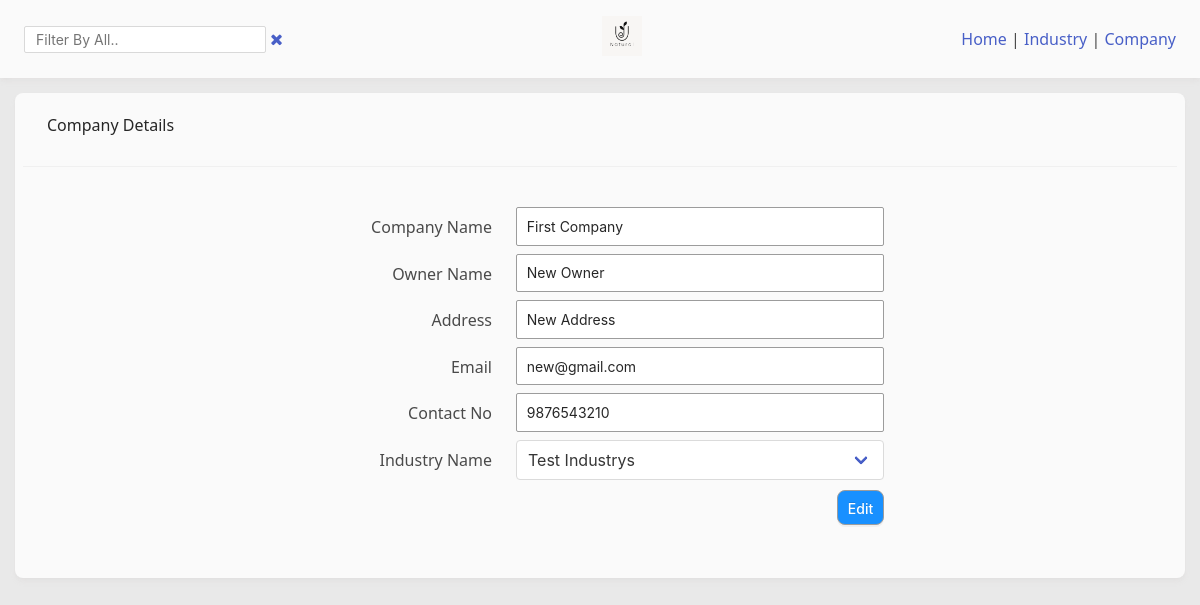
Page /editCompanyDetails/1/ on the committed database.
### industryapp/models.py (models this page shows, shortened)
class CompanyDetails(models.Model):
    industrytype = models.ForeignKey(IndustryType, on_delete=models.SET_NULL, null=True, blank=True)
    company_name = models.CharField(max_length=200)
    owner_name = models.CharField(max_length=100)
    address = models.CharField(max_length=200)
    email_address = models.EmailField(max_length=300)
    contact_regex = RegexValidator(regex=r'^\d{10}')
    contact_no = models.CharField(validators=[contact_regex], max_length=10, blank=True)
    date_added = models.DateTimeField(auto_now_add=True)

### industryapp/views.py (the view, shortened to what this page needs)
# urls.py: path('editCompanyDetails/<str:pk>/', views.editCompanyDetails, name='editCompanyDetails'),
def editCompanyDetails(request, pk):
    singleCompanyDetails = CompanyDetails.objects.get(id=pk)
    industryList = IndustryType.objects.all()
    context = {'singleCompanyDetails': singleCompanyDetails, 'industryList': industryList, 'pk': pk, 'butName': 'Edit'}
    return render(request, 'industryapp/companydetails.html', context)

### industryapp/templates/industryapp/companydetails.html (shortened to what this page needs)
{% extends 'main.html' %} {% block content %}
<div class="contentContainer">
  <div class="contentContainerHead">
    <h3 class="contentContainerTitle">Company Details</h3>
  </div>
  <div class="contentContainerBody">
    <div class="">
      <div class="">
        <form method="post" class="formNew" autocomplete="off">
          <div class="form-field">
            <label for="company_name">Company Name</label>
            <input
              class="form-control"
              type="text"
              name="company_name"
              placeholder="Company Name.."
              required
              value="{{singleCompanyDetails.company_name}}"
            />
          </div>
          <div class="form-field">
            <label for="owner_name">Owner Name</label>
            <input
              class="form-control"
              type="text"
              name="owner_name"
              placeholder="Owner Name.."
              required
              value="{{singleCompanyDetails.owner_name}}"
            />
          </div>
          <div class="form-field">
            <label for="address">Address</label>
            <input
              class="form-control"
              type="text"
              name="address"
              placeholder="Address.."
              required
              value="{{singleCompanyDetails.address}}"
            />
          </div>
          <div class="form-field">
            <label for="email_address">Email</label>
            <input
              class="form-control"
              type="email"
              name="email_address"
              placeholder="Email.."
              required
              value="{{singleCompanyDetails.email_address}}"
            />
          </div>
          <div class="form-field">
            <label for="contact_no">Contact No</label>
            <input
              class="form-control"
              type="text"
              name="contact_no"
              placeholder="0000000000"
              required
              maxlength="10"
              pattern="\d*"
              value="{{singleCompanyDetails.contact_no}}"
            />
          </div>
          <div class="form-field">
            <label for="industrytype">Industry Name</label>
            <div class="select">
              <select
              class="form-control"
              name="industrytype"
              id="industrytype"
              required
            >
              {% for industry in industryList %}
              {% if singleCompanyDetails.industrytype.id == industry.id  %}
              <option value="{{industry.id}}" selected>
                {{industry.industry_name}}
              </option>
              {% else %}
              <option value="{{industry.id}}">
                {{industry.industry_name}}
              </option>
              {% endif %}
              {% endfor %}
            </select>
            </div>
          </div>
          <input
            id="form-button"
            class="button primary-button btn-small-width floatRight"
            type="submit"
            value="{{butName}}"
          />
        </form>
      </div>
    </div>
  </div>
</div>
{% endblock content %}

### static/css/styles.css (style rules this page uses)
* { margin: 0; padding: 0; box-sizing: border-box; }
:root { --primary: #f57f20; --secondary: #3ea9dbf2; --primaryBackground: #fafafa; --secondaryBackground: #e9e9e9; --cardColor: #fefefe; --primaryTxt: #0b152c; --primaryBoxColor: #40a9ff; }
html { background-color: #e9e9e9; }
body { font-family: "Noto Sans", sans-serif; font-style: normal; }
input { position: relative; display: inline-block; padding: 4px 11px; color: rgba(0, 0, 0, 0.85); font-size: 14px; background-color: #fff; border: 1px solid #d9d9d9; border-radius: 2px; transition: all 0.3s; }
h1, h2, h3, h4, h5, h6 { margin-top: 0; margin-bottom: 0.5em; color: rgba(0, 0, 0, 0.85); font-weight: 500; }
.contentContainer { border-radius: 8px; overflow: hidden; background-color: var(--primaryBackground); margin-bottom: 16px; padding: 5px 8px; box-shadow: rgb(188 178 178 / 10%) 0rem 0.25rem 0.375rem -0.0625rem, rgb(185 172 172 / 6%) 0rem 0.125rem 0.25rem -0.0625rem; }
.contentContainerHead { min-height: 45px; padding: 0 24px; color: rgba(0, 0, 0, 0.85); background: transparent; border-bottom: 1px solid #f0f0f0; border-radius: 2px 2px 0 0; }
.contentContainerTitle { display: inline-block; flex: 1 1; padding: 15px 0; overflow: hidden; white-space: nowrap; text-overflow: ellipsis; }
.contentContainerBody { padding: 24px; }
.floatRight { float: right !important; }
.formNew { max-width: 600px; margin-left: auto; margin-right: auto; padding: 1em; }
.formNew input { margin-bottom: 1rem; background: #fff; border: 1px solid #9c9c9c; }
.formNew label { text-align: right; display: block; padding: 0.5em 1.5em 0.5em 0; }
.formNew input { width: 100%; padding: 0.7em; margin-bottom: 0.5rem; }
@media (min-width: 400px) { .formNew { overflow: hidden; } }
@media (min-width: 400px) { .formNew label { float: left; width: 200px; } }
@media (min-width: 400px) { .formNew input { float: left; width: calc(100% - 200px); } }
.button { border-radius: 8px; border-width: 0; cursor: pointer; display: inline-block; font-size: 14px; font-weight: 500; line-height: 15px; list-style: none; margin: 0; padding: 8px 10px; text-align: center; text-decoration: none; text-shadow: 0 -1px 0 rgba(0, 0, 0, 0.12); box-shadow: 0 2px 0 rgba(0, 0, 0, 0.045); border: 1px solid transparent; }
.primary-button { background-color: #1890ff !important; color: #fff; }
.btn-small-width { width: inherit !important; }
.select { width: calc(100% - 200px); }
.select select { width: calc(100%); }
.form-field { margin-bottom: 10px; }

### rows in the picture
CompanyDetails: company_name "First Company", owner_name "New Owner", address "New Address", email_address "new@gmail.com", contact_no "9876543210"

### other values in the picture
form field industrytype "Test Industrys"
